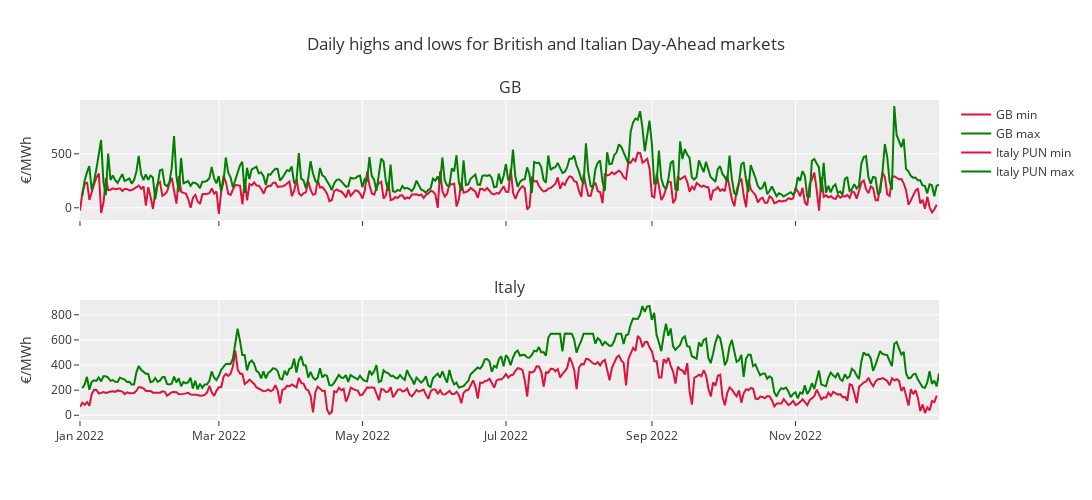

Notebook code for this chart:
### Code cell
fig = make_subplots(
    rows=2, cols=1,
    subplot_titles=('GB', 'Italy'),
    shared_xaxes=True
)

fig.add_trace(go.Scatter(
    y=daily_min.gb_price_eur,
    x=daily_min.datetime,
    line=dict(color='crimson', width=2),
    name='GB min'
), row=1, col=1)
fig.add_trace(go.Scatter(
    y=daily_max.gb_price_eur,
    x=daily_max.datetime,
    line=dict(color='green', width=2),
    name='GB max'
), row=1, col=1)
fig.add_trace(go.Scatter(
    y=daily_min.PUN,
    x=daily_min.datetime,
    line=dict(color='crimson', width=2),
    name='Italy PUN min'
), row=2, col=1)
fig.add_trace(go.Scatter(
    y=daily_max.PUN,
    x=daily_max.datetime,
    line=dict(color='green', width=2),
    name='Italy PUN max'
), row=2, col=1)

fig.update_layout(
    title='Daily highs and lows for British and Italian Day-Ahead markets',
    template='ggplot2',
    width=1200,
    height=500,
)
fig.update_yaxes(title='€/MWh')

fig.write_image('../figures/gb-italy-da.jpeg', scale=5, engine='orca')
fig

### Figure 1 — Plotly figure (JSON) as saved in the notebook; plotly's stock layout.template omitted (floating-point values rounded to 4 significant figures; data arrays with more than 128 entries replaced by an {"elided": "..."} marker saying what was removed)
{"data": [{"line": {"color": "crimson", "width": 2}, "name": "GB min", "type": "scatter", "x": {"elided": "365 str values"}, "xaxis": "x", "y": {"elided": "365 float values"}, "yaxis": "y"}, {"line": {"color": "green", "width": 2}, "name": "GB max", "type": "scatter", "x": {"elided": "365 str values"}, "xaxis": "x", "y": {"elided": "365 float values"}, "yaxis": "y"}, {"line": {"color": "crimson", "width": 2}, "name": "Italy PUN min", "type": "scatter", "x": {"elided": "365 str values"}, "xaxis": "x2", "y": {"elided": "365 float values"}, "yaxis": "y2"}, {"line": {"color": "green", "width": 2}, "name": "Italy PUN max", "type": "scatter", "x": {"elided": "365 str values"}, "xaxis": "x2", "y": {"elided": "365 float values"}, "yaxis": "y2"}], "layout": {"annotations": [{"font": {"size": 16}, "showarrow": false, "text": "GB", "x": 0.5, "xanchor": "center", "xref": "paper", "y": 1, "yanchor": "bottom", "yref": "paper"}, {"font": {"size": 16}, "showarrow": false, "text": "Italy", "x": 0.5, "xanchor": "center", "xref": "paper", "y": 0.375, "yanchor": "bottom", "yref": "paper"}], "height": 500, "title": {"text": "Daily highs and lows for British and Italian Day-Ahead markets"}, "width": 1200, "xaxis": {"anchor": "y", "domain": [0, 1], "matches": "x2", "showticklabels": false}, "xaxis2": {"anchor": "y2", "domain": [0, 1]}, "yaxis": {"anchor": "x", "domain": [0.625, 1], "title": {"text": "€/MWh"}}, "yaxis2": {"anchor": "x2", "domain": [0, 0.375], "title": {"text": "€/MWh"}}}}
